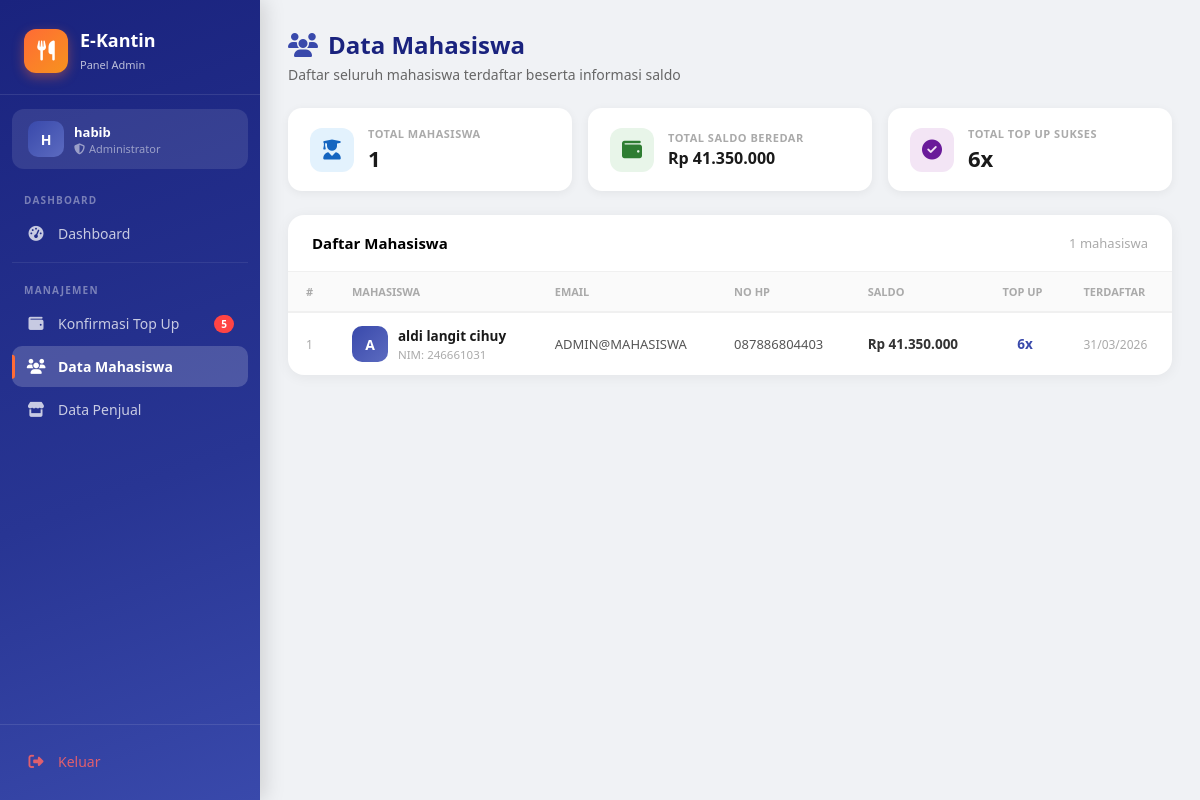
Page /dashboard/admin/mahasiswa.php (signed in) on the committed database.
### tables this page shows
CREATE TABLE `users` (
  `id_user` int(11) NOT NULL,
  `nim` varchar(20) DEFAULT NULL,
  `nama` varchar(100) NOT NULL,
  `email` varchar(100) NOT NULL,
  `no_hp` varchar(20) NOT NULL,
  `password` varchar(255) NOT NULL,
  `created_at` timestamp NOT NULL DEFAULT current_timestamp() ON UPDATE current_timestamp(),
  `role` enum('mahasiswa','penjual','admin') NOT NULL DEFAULT 'mahasiswa'
);

### dashboard/admin/mahasiswa.php (the view, shortened to what this page needs)
<?php
require_once '../../includes/sidebar_admin.php';
$stmt = $pdo->query("
    SELECT u.id_user, u.nim, u.nama, u.email, u.no_hp, u.created_at,
           COALESCE(s.saldo, 0) as saldo,
           COUNT(DISTINCT t.id_topup) as total_topup
    FROM users u
    LEFT JOIN saldo s ON u.id_user = s.id_user
    LEFT JOIN topup t ON u.id_user = t.id_user AND t.status = 'diterima'
    WHERE u.role = 'mahasiswa'
    GROUP BY u.id_user
    ORDER BY u.created_at DESC
");
$mahasiswa_list = $stmt->fetchAll();
?>
<div class="page-header">
    <h1><i class="fas fa-users" style="color:#3949ab;margin-right:10px;"></i>Data Mahasiswa</h1>
    <p>Daftar seluruh mahasiswa terdaftar beserta informasi saldo</p>
</div>
<?php
$total_mhs    = count($mahasiswa_list);
$total_saldo  = array_sum(array_column($mahasiswa_list, 'saldo'));
$total_topup  = array_sum(array_column($mahasiswa_list, 'total_topup'));
?>
<div class="summary-row">
    <div class="summary-card">
        <div class="summary-icon bg-blue"><i class="fas fa-user-graduate"></i></div>
        <div class="summary-info">
            <div class="label">Total Mahasiswa</div>
            <div class="val"><?= number_format($total_mhs) ?></div>
        </div>
    </div>
    <div class="summary-card">
        <div class="summary-icon bg-green"><i class="fas fa-wallet"></i></div>
        <div class="summary-info">
            <div class="label">Total Saldo Beredar</div>
            <div class="val" style="font-size:16px;">Rp <?= number_format($total_saldo, 0, ',', '.') ?></div>
        </div>
    </div>
    <div class="summary-card">
        <div class="summary-icon bg-purple"><i class="fas fa-check-circle"></i></div>
        <div class="summary-info">
            <div class="label">Total Top Up Sukses</div>
            <div class="val"><?= number_format($total_topup) ?>x</div>
        </div>
    </div>
</div>
<div class="card">
    <div class="card-header">
        <h3>Daftar Mahasiswa</h3>
        <span><?= $total_mhs ?> mahasiswa</span>
    </div>
    <?php if (empty($mahasiswa_list)): ?>
        <div class="empty-box">
            <i class="fas fa-users"></i>
            <p>Belum ada mahasiswa terdaftar</p>
        </div>
    <?php else: ?>
    <div style="overflow-x:auto;">
    <table class="mhs-table">
        <thead>
            <tr>
                <th>#</th>
                <th>Mahasiswa</th>
                <th>Email</th>
                <th>No HP</th>
                <th>Saldo</th>
                <th>Top Up</th>
                <th>Terdaftar</th>
            </tr>
        </thead>
        <tbody>
        <?php foreach ($mahasiswa_list as $i => $m): ?>
        <tr>
            <td style="color:#aaa;font-size:12px;"><?= $i + 1 ?></td>
            <td>
                <div class="user-cell">
                    <div class="user-avatar"><?= strtoupper(substr($m['nama'], 0, 1)) ?></div>
                    <div>
                        <div class="user-name"><?= htmlspecialchars($m['nama']) ?></div>
                        <div class="user-nim">NIM: <?= htmlspecialchars($m['nim'] ?? '-') ?></div>
                    </div>
                </div>
            </td>
            <td style="font-size:13px;color:#555;"><?= htmlspecialchars($m['email']) ?></td>
            <td style="font-size:13px;color:#555;"><?= htmlspecialchars($m['no_hp']) ?></td>
            <td class="<?= $m['saldo'] > 0 ? 'saldo-val' : 'saldo-zero' ?>">
                Rp <?= number_format($m['saldo'], 0, ',', '.') ?>
            </td>
            <td style="text-align:center;font-weight:700;color:#3949ab;"><?= $m['total_topup'] ?>x</td>
            <td style="font-size:12px;color:#aaa;"><?= date('d/m/Y', strtotime($m['created_at'])) ?></td>
        </tr>
        <?php endforeach; ?>
        </tbody>
    </table>
    </div>
    <?php endif; ?>
</div>
</div></body></html>

### includes/sidebar_admin.php (style rules this page uses)
* { margin: 0; padding: 0; box-sizing: border-box; }
body { font-family: 'Segoe UI', sans-serif; background: #f0f2f5; display: flex; height: 100vh; }
.user-avatar { width: 38px; height: 38px; background: linear-gradient(135deg, #ff6b35, #f7931e); border-radius: 50%; display: flex; align-items: center; justify-content: center; color: white; font-weight: 700; font-size: 15px; }
.page-header { margin-bottom: 24px; }
.page-header h1 { font-size: 24px; font-weight: 700; color: #1a237e; }
.page-header p { color: #666; font-size: 14px; margin-top: 4px; }

### dashboard/admin/mahasiswa.php (style rules this page uses)
.summary-row { display: flex; gap: 16px; margin-bottom: 24px; flex-wrap: wrap; }
.summary-card { background: white; border-radius: 14px; padding: 18px 22px; box-shadow: 0 2px 10px rgba(0,0,0,0.06); display: flex; align-items: center; gap: 14px; flex: 1; min-width: 160px; }
.summary-icon { width: 44px; height: 44px; border-radius: 12px; display: flex; align-items: center; justify-content: center; font-size: 20px; flex-shrink: 0; }
.summary-info .label { font-size: 11px; font-weight: 600; color: #aaa; text-transform: uppercase; letter-spacing: 0.5px; }
.summary-info .val { font-size: 22px; font-weight: 800; color: #1a1a1a; margin-top: 2px; }
.bg-blue { background: #e3f2fd; color: #1565c0; }
.bg-green { background: #e8f5e9; color: #2e7d32; }
.bg-purple { background: #f3e5f5; color: #6a1b9a; }
.card { background: white; border-radius: 16px; box-shadow: 0 2px 14px rgba(0,0,0,0.06); overflow: hidden; }
.card-header { padding: 18px 24px; border-bottom: 1px solid #f0f0f0; display: flex; align-items: center; justify-content: space-between; }
.card-header h3 { font-size: 15px; font-weight: 700; }
.card-header span { font-size: 13px; color: #aaa; }
.mhs-table { width: 100%; border-collapse: collapse; }
.mhs-table th { font-size: 11px; font-weight: 700; color: #aaa; text-transform: uppercase; padding: 12px 18px; text-align: left; border-bottom: 2px solid #f0f0f0; background: #fafafa; }
.mhs-table td { padding: 13px 18px; font-size: 13.5px; color: #333; border-bottom: 1px solid #f5f5f5; vertical-align: middle; }
.mhs-table tr:last-child td { border-bottom: none; }
.user-cell { display: flex; align-items: center; gap: 10px; }
.user-avatar { width: 36px; height: 36px; border-radius: 10px; flex-shrink: 0; background: linear-gradient(135deg, #3949ab, #5c6bc0); color: white; font-weight: 700; font-size: 14px; display: flex; align-items: center; justify-content: center; }
.user-name { font-weight: 600; color: #1a1a1a; }
.user-nim { font-size: 11.5px; color: #aaa; margin-top: 2px; }
.saldo-val { font-weight: 800; color: #1a237e; }

### rows in the picture
users: nama "A", nama "aldi langit cihuy", nim "246661031", email "ADMIN@MAHASISWA", no_hp "087886804403", saldo "41.350.000", total_topup "6", created_at "31/03/2026"

### other values in the picture
substr($_SESSION['user']['nama'], 0, 1) "H"
$_SESSION['user']['nama'] "habib"
$topup_pending "5"
$total_mhs "1"
$total_saldo "41.350.000"
$total_topup "6"
